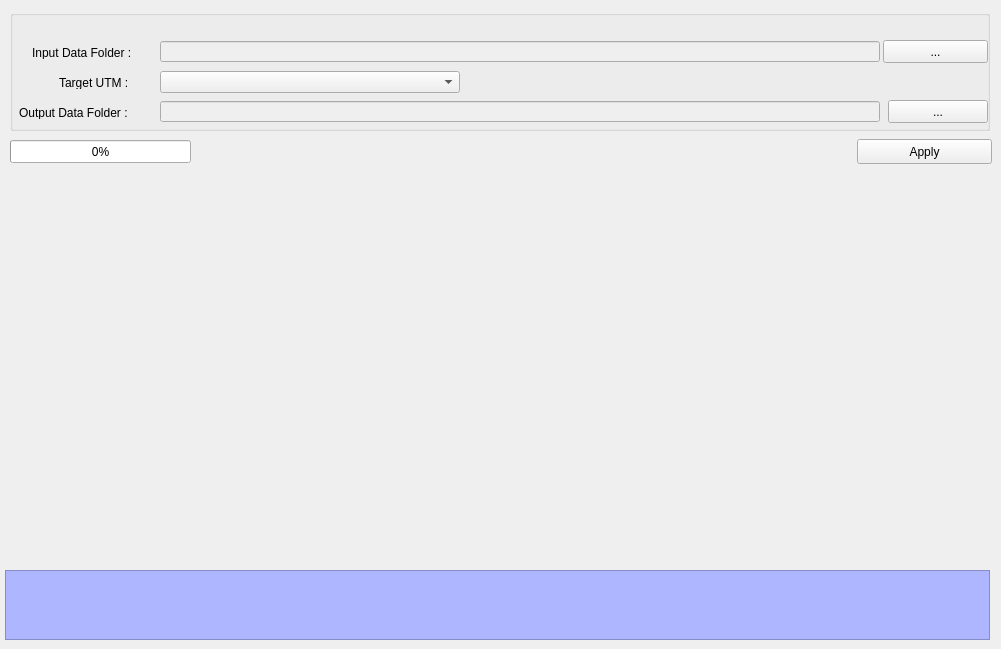
    <widget class="QWidget" name="tab_2">
     <attribute name="title">
      <string>UTM</string>
     </attribute>
     <widget class="QGroupBox" name="groupBox_2">
      <property name="geometry">
       <rect>
        <x>10</x>
        <y>10</y>
        <width>980</width>
        <height>121</height>
       </rect>
      </property>
      <property name="title">
       <string/>
      </property>
      <widget class="QLabel" name="label_12">
       <property name="geometry">
        <rect>
         <x>9</x>
         <y>97</y>
         <width>146</width>
         <height>12</height>
        </rect>
       </property>
       <property name="text">
        <string>Output Data Folder : </string>
       </property>
      </widget>
      <widget class="QPushButton" name="btn_output_utm">
       <property name="geometry">
        <rect>
         <x>878</x>
         <y>90</y>
         <width>100</width>
         <height>23</height>
        </rect>
       </property>
       <property name="text">
        <string>...</string>
       </property>
      </widget>
      <widget class="QPushButton" name="btn_input_utm">
       <property name="geometry">
        <rect>
         <x>873</x>
         <y>30</y>
         <width>105</width>
         <height>23</height>
        </rect>
       </property>
       <property name="text">
        <string>...</string>
       </property>
      </widget>
      <widget class="QLabel" name="label_10">
       <property name="geometry">
        <rect>
         <x>22</x>
         <y>37</y>
         <width>136</width>
         <height>12</height>
        </rect>
       </property>
       <property name="text">
        <string>Input Data Folder :</string>
       </property>
      </widget>
      <widget class="QLineEdit" name="txt_input_utm">
       <property name="enabled">
        <bool>false</bool>
       </property>
       <property name="geometry">
        <rect>
         <x>150</x>
         <y>31</y>
         <width>720</width>
         <height>21</height>
        </rect>
       </property>
      </widget>
      <widget class="QLineEdit" name="txt_output_utm">
       <property name="enabled">
        <bool>false</bool>
       </property>
       <property name="geometry">
        <rect>
         <x>150</x>
         <y>91</y>
         <width>720</width>
         <height>21</height>
        </rect>
       </property>
      </widget>
      <widget class="QLabel" name="label_13">
       <property name="geometry">
        <rect>
         <x>49</x>
         <y>67</y>
         <width>96</width>
         <height>12</height>
        </rect>
       </property>
       <property name="text">
        <string>Target UTM : </string>
       </property>
      </widget>
      <widget class="QComboBox" name="cmb_utm_target">
       <property name="geometry">
        <rect>
         <x>150</x>
         <y>61</y>
         <width>300</width>
         <height>22</height>
        </rect>
       </property>
      </widget>
     </widget>
     <widget class="QTextEdit" name="txt_UTM_EX">
      <property name="enabled">
       <bool>false</bool>
      </property>
      <property name="geometry">
       <rect>
        <x>5</x>
        <y>570</y>
        <width>985</width>
        <height>70</height>
       </rect>
      </property>
      <property name="styleSheet">
       <string notr="true">background-color: rgb(174, 182, 255);
font: 75 10pt &quot;MS Shell Dlg 2&quot;;</string>
      </property>
     </widget>
     <widget class="QPushButton" name="btn_apply_utm">
      <property name="geometry">
       <rect>
        <x>857</x>
        <y>139</y>
        <width>135</width>
        <height>25</height>
       </rect>
      </property>
      <property name="text">
       <string>Apply</string>
      </property>
     </widget>
     <widget class="QProgressBar" name="utm_progressBar">
      <property name="geometry">
       <rect>
        <x>10</x>
        <y>140</y>
        <width>181</width>
        <height>23</height>
       </rect>
      </property>
      <property name="value">
       <number>0</number>
      </property>
     </widget>
    </widget>
